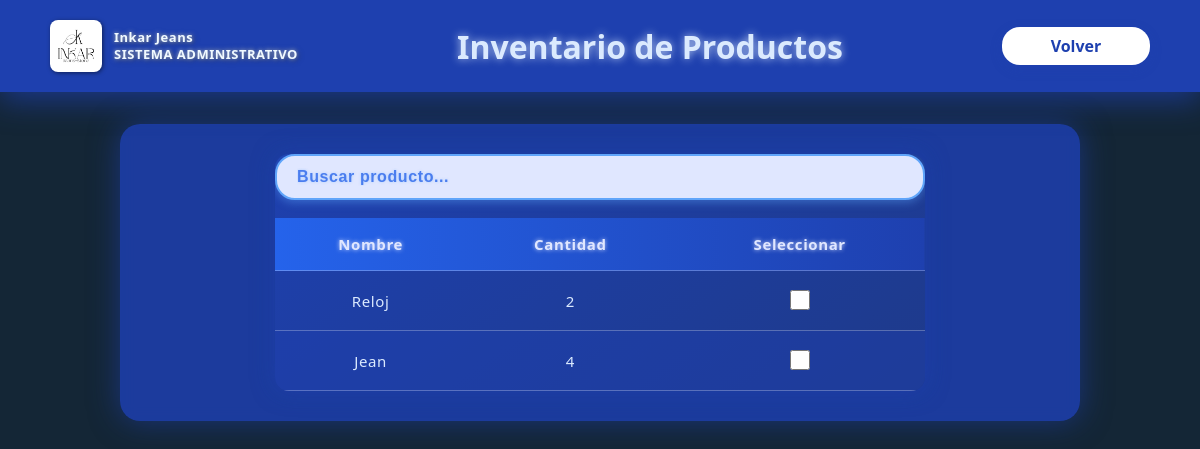
The app's page /inventario, older data.
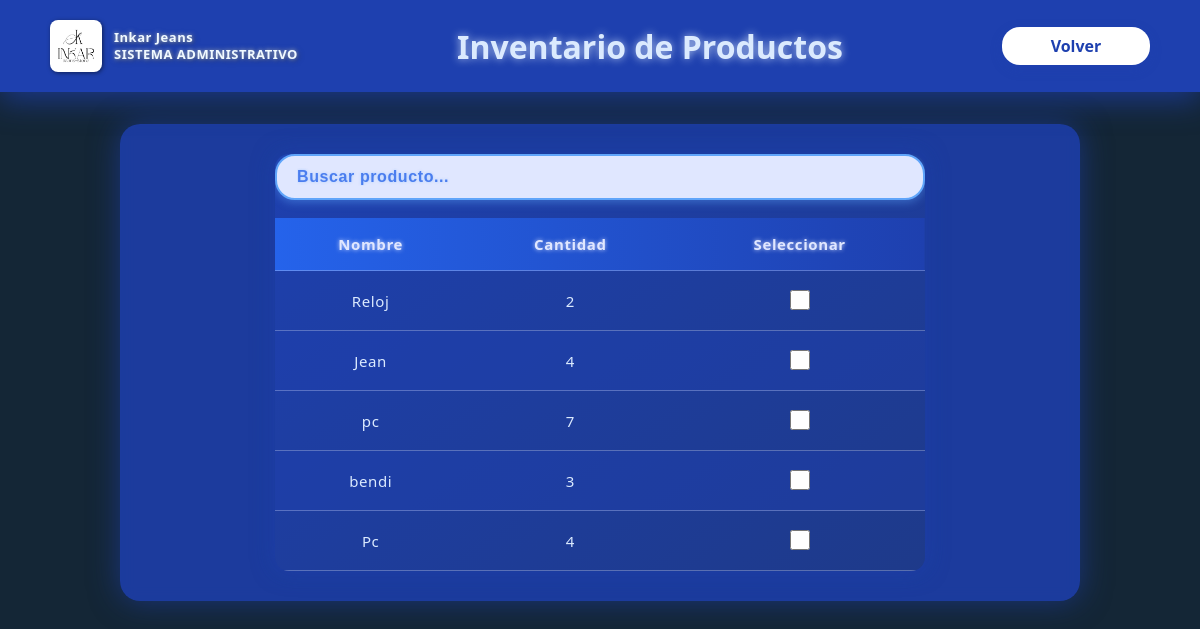
The same page, newer data.
### app.py (models this page shows)
class Producto(tablita):
    __tablename__ = "Productos"
    id = Column(Integer, primary_key=True)
    nombre = Column(String(100), nullable=False)
    cantidad = Column(Integer, nullable=False)
    usuario_id = Column(Integer, ForeignKey("Usuarios.id"))
    creador = relationship("Usuario", back_populates="productos")

### app.py (the view, shortened to what this page needs)
@app.route('/inventario', methods=['GET', 'POST'])
def inventario():
    productos = session.query(Producto).all()
    return render_template('inventario.html', productos=productos)

### templates/inventario.html (shortened to what this page needs)
<!DOCTYPE html>
<html lang="es">
<head>
  <link rel="stylesheet" href="{{ url_for('static', filename='estilos_inventario.css') }}" />
</head>
<body>
  <nav>
    <div class="enlaces">
      <div class="logo">
        <img src="{{ url_for('static', filename='imgs/logoInkar.jpg') }}" alt="Logo Inkar" />
        <div class="titu">
          Inkar Jeans<br />
          <span>SISTEMA ADMINISTRATIVO</span>
        </div>
      </div>
      <h1 class="Titulo">Inventario de Productos</h1>
      <a href="{{ url_for('administracion') }}" class="BotonVolver">Volver</a>
    </div>
  </nav>
  <div class="ContenedorBlanco">
    <div class="ContenedorHorizontal">
      <div class="ContenedorTabla">
        <input
          type="text"
          id="buscadorProducto"
          class="BuscadorDeProducto"
          placeholder="Buscar producto..."
          onkeyup="filtrarProducto()"
        />
        <form id="formEliminar" method="POST" action="{{ url_for('eliminar_productos') }}">
          <table>
            <thead>
              <tr>
                <th>Nombre</th>
                <th>Cantidad</th>
                <th>Seleccionar</th>
              </tr>
            </thead>
            <tbody id="tbodyInventario">
              {% for producto in productos %}
              <tr>
                <td>{{ producto.nombre }}</td>
                <td>{{ producto.cantidad }}</td>
                <td>
                  <input type="checkbox" name="eliminar_ids" value="{{ producto.id }}" onchange="toggleEliminarBoton()">
                </td>
              </tr>
              {% endfor %}
            </tbody>
          </table>
        </form>
      </div>
    </div>
  </div>
</body>
</html>

Row changes from the older to the newer data that the page shows:
added Producto: nombre "pc", cantidad "7"
added Producto: nombre "bendi", cantidad "3"
added Producto: nombre "Pc", cantidad "4"
